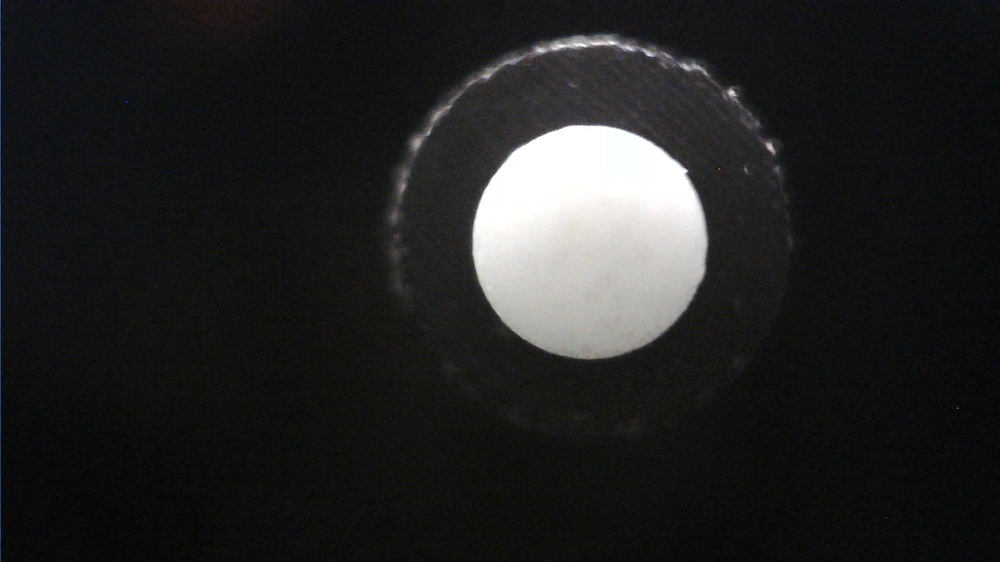
#> input picture data/96-well/WIN_20260401_20_14_17_Pro.jpg, 1000 x 562 px, shrunk from 1920 x 1080 before the run; its folder holds only this picture in this run
$ python -i track_white_circles.py   (imports and definitions only)
#> lines starting #> are read from the running program, lines starting #| are printed output that depends on the picture; after the words box and inside, x2 and y2 are one past the last pixel; in counts of white or black regions, pixels touching at a corner belong together
#> further down, picture is the input picture: shape (562, 1000, 3); mean B, G, R 34.8, 34.9, 34.8
"""
Track y-displacement of white circular objects across a set of still images.

Uses Hough circle detection to find white filled circles within user-specified
diameter bounds. The starting (reference) position is always the highest
detected position (smallest y-coordinate). Results are written to an xlsx
spreadsheet and annotated images are saved.

Usage:
    python track_white_circles.py
"""

import os
import sys
import math

import cv2
import numpy as np
import openpyxl

from pathlib import Path

IMAGE_EXTENSIONS = {".jpg", ".jpeg", ".png", ".tif", ".tiff", ".bmp"}

# ── User Configuration ────────────────────────────────────────────────────────
IMAGE_DIR = None  # set to None to trigger folder selection dialog
OUTPUT_DIR = None  # if None, will save to <IMAGE_DIR>/tracked/

MIN_DIAMETER = 200  # minimum expected diameter of white circles, in pixels
MAX_DIAMETER = 500  # maximum expected diameter of white circles, in pixels

# White threshold: pixels above this value (0-255) are considered "white"
WHITE_THRESHOLD = 100
# Minimum fraction of the circle area that must be white to count as a white filled circle
WHITE_FILL_RATIO = 0.5

DIAM = 1000  # known physical diameter of the circular object, in microns
WEIGHT = 80  # weight applied to the post, in milligrams
GRAVITY = 9.80665  # m/s^2


# ──────────────────────────────────────────────────────────────────────────────


# [23 lines left out: function load_images, not called in this run]


def circle_white_fill(gray_image: np.ndarray, cx: float, cy: float, radius: float, threshold: int) -> float:
    """Return the fraction of pixels inside the circle that are above the white threshold."""
    h, w = gray_image.shape[:2]
    ix, iy, ir = int(round(cx)), int(round(cy)), int(round(radius))

    # bounding box clipped to image
    x0 = max(ix - ir, 0)
    x1 = min(ix + ir + 1, w)
    y0 = max(iy - ir, 0)
    y1 = min(iy + ir + 1, h)

    if x1 <= x0 or y1 <= y0:
        return 0.0

    # create a circular mask
    yy, xx = np.ogrid[y0:y1, x0:x1]
    mask = ((xx - cx) ** 2 + (yy - cy) ** 2) <= (radius**2)

    total_pixels = np.count_nonzero(mask)
    if total_pixels == 0:
        return 0.0

    roi = gray_image[y0:y1, x0:x1]
    white_pixels = np.count_nonzero((roi > threshold) & mask)
    return white_pixels / total_pixels


def find_white_circles(image_rgb: np.ndarray):
    """
    Find all white filled circles in the image within the configured diameter bounds.

    Returns a list of dicts, each with center_x, center_y, radius, diameter, and white_fill.
    The list is sorted by white_fill descending (best match first).
    """
    gray = cv2.cvtColor(image_rgb, cv2.COLOR_BGR2GRAY)
    blurred = cv2.GaussianBlur(gray, (9, 9), 2)

    min_radius = int(MIN_DIAMETER // 2)
    max_radius = int(MAX_DIAMETER // 2)

    circles = cv2.HoughCircles(
        blurred,
        cv2.HOUGH_GRADIENT,
        dp=1,
        minDist=min_radius,
        param1=100,
        param2=30,
        minRadius=min_radius,
        maxRadius=max_radius,
    )
#> circles = [[589.5, 241.5, 116.9]]

    if circles is None:
        return []

    detected = circles[0]
#> detected = [[589.5, 241.5, 116.9]]
    results = []
    for det in detected:
        cx, cy, r = float(det[0]), float(det[1]), float(det[2])
        diameter = r * 2.0
        if diameter < MIN_DIAMETER or diameter > MAX_DIAMETER:
            continue

        fill = circle_white_fill(gray, cx, cy, r, WHITE_THRESHOLD)
        if fill >= WHITE_FILL_RATIO:
            results.append(
                {
                    "center_x": cx,
                    "center_y": cy,
                    "radius": r,
                    "diameter": diameter,
                    "white_fill": fill,
                }
            )
#> this loop made 1 pass
#> (cx, cy, r, diameter, h in circle_white_fill, w in circle_white_fill, ix in circle_white_fill, iy in circle_white_fill) on pass 1: (589.5, 241.5, 116.9, 233.8, 562, 1000, 590, 242)
#> pass 1, in circle_white_fill, `mask = ((xx - cx) ** 2 + (yy - cy) ** 2) <= (radius**2)`:
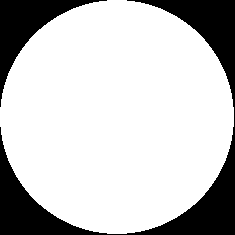
#> mask: shape (235, 235) bool; 77.8% white; 2 black regions, box (x1, y1, x2, y2) and area: (0, 0, 235, 235) 9331, (0, 0, 107, 107) 2954
#> pass 1, in circle_white_fill, `roi = gray_image[y0:y1, x0:x1]`:
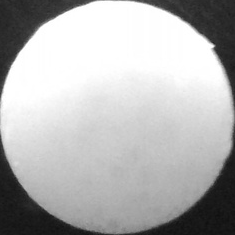
#> roi: shape (235, 235); min 15, max 255, mean 179.2
#> after the loop, results = 1 item

    results.sort(key=lambda c: c["white_fill"], reverse=True)
    return results


# [208 lines left out: functions track_across_images, save_annotated_images, write_results_to_xlsx, not called in this run]


# [37 lines not run here, left out]

>>> import cv2
>>> picture = cv2.imread('data/96-well/WIN_20260401_20_14_17_Pro.jpg')
>>> result = find_white_circles(picture)
#> result = 1 item

$ run again, on data/96-well/WIN_20260401_20_16_10_Pro.jpg
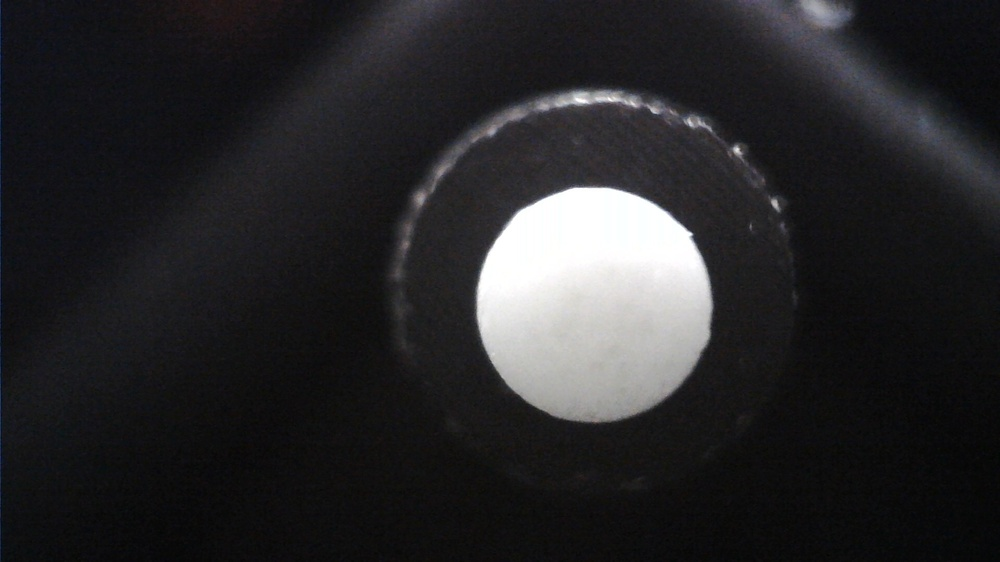
#> input picture data/96-well/WIN_20260401_20_16_10_Pro.jpg, 1000 x 562 px, shrunk from 1920 x 1080 before the run
#> picture is the input picture: shape (562, 1000, 3); mean B, G, R 41, 39.2, 39.7
#> circles = [[593.5, 302.5, 119.2]]
#> the loop in find_white_circles, `for det in detected:` made 1 pass
#> (cx, cy, r, diameter, h in circle_white_fill, w in circle_white_fill, ix in circle_white_fill, iy in circle_white_fill) on pass 1: (593.5, 302.5, 119.2, 238.4, 562, 1000, 594, 302)
#> pass 1, in circle_white_fill, `mask = ((xx - cx) ** 2 + (yy - cy) ** 2) <= (radius**2)`:
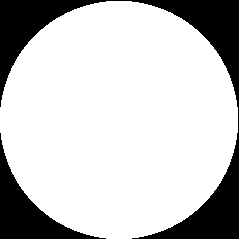
#> mask: shape (239, 239) bool; 78.1% white; 2 black regions, box (x1, y1, x2, y2) and area: (0, 0, 239, 239) 9486, (0, 133, 106, 239) 3003
#> pass 1, in circle_white_fill, `roi = gray_image[y0:y1, x0:x1]`:
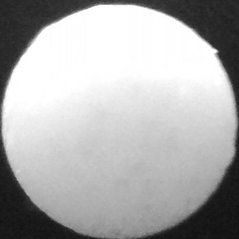
#> roi: shape (239, 239); min 15, max 255, mean 174.5
#> after the loop in find_white_circles, `for det in detected:`: results = 1 item
